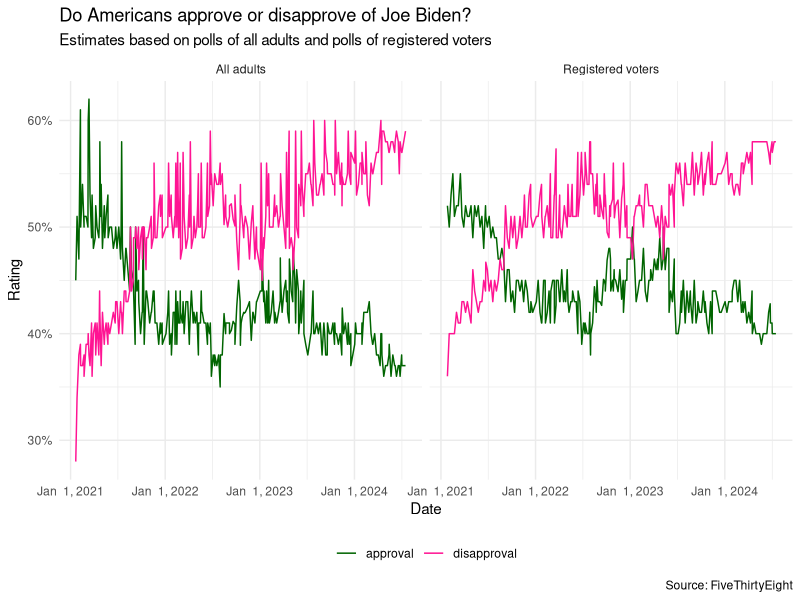
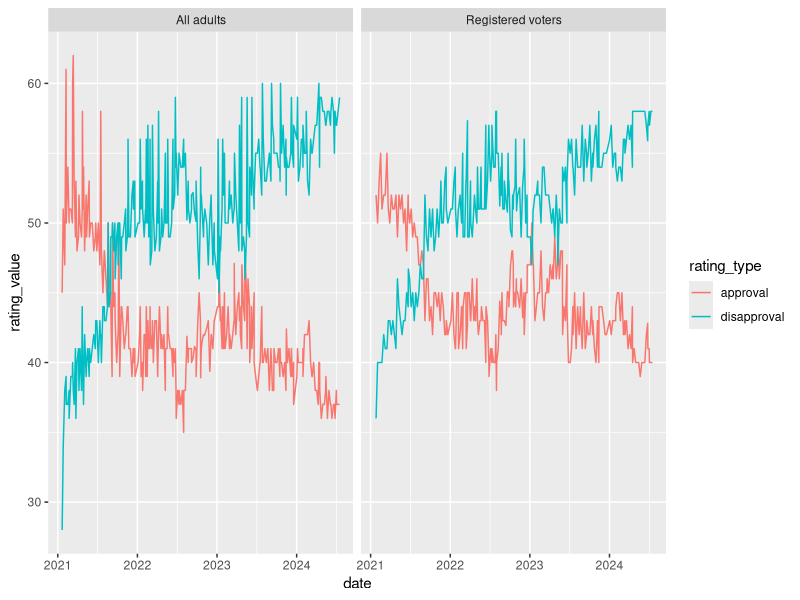
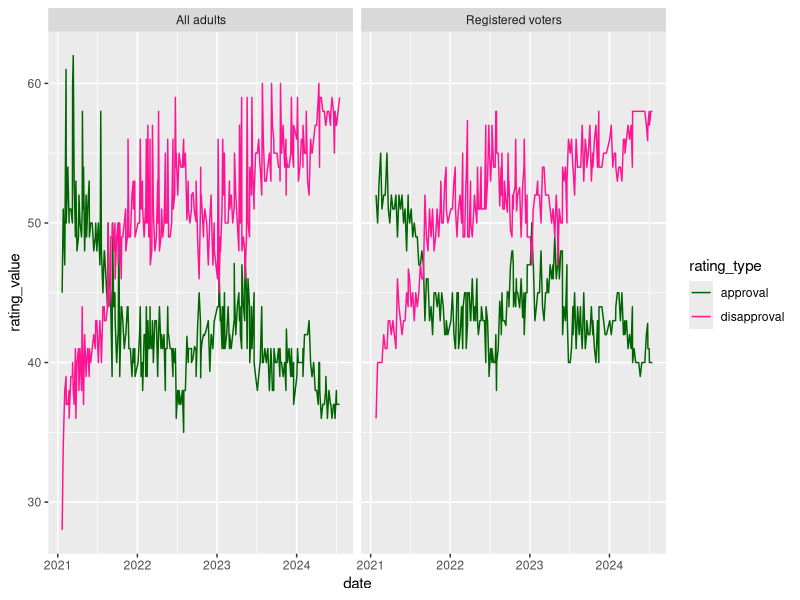
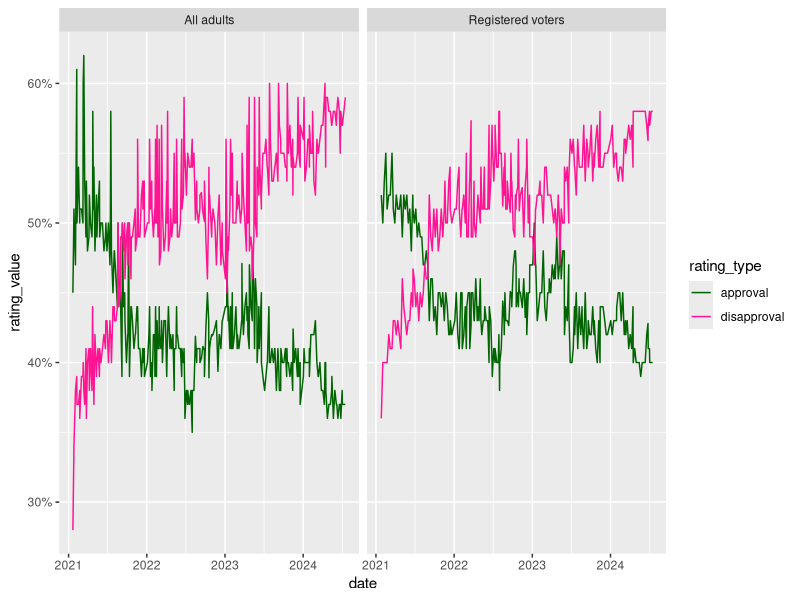
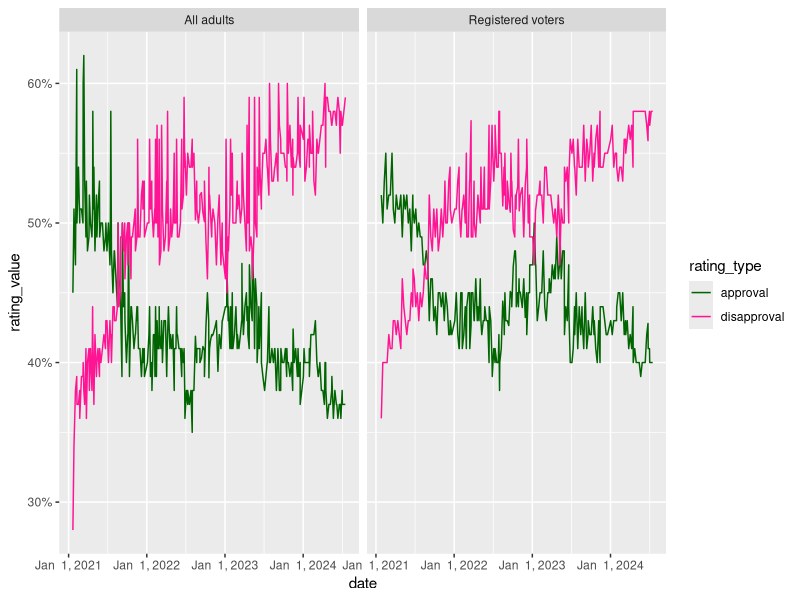
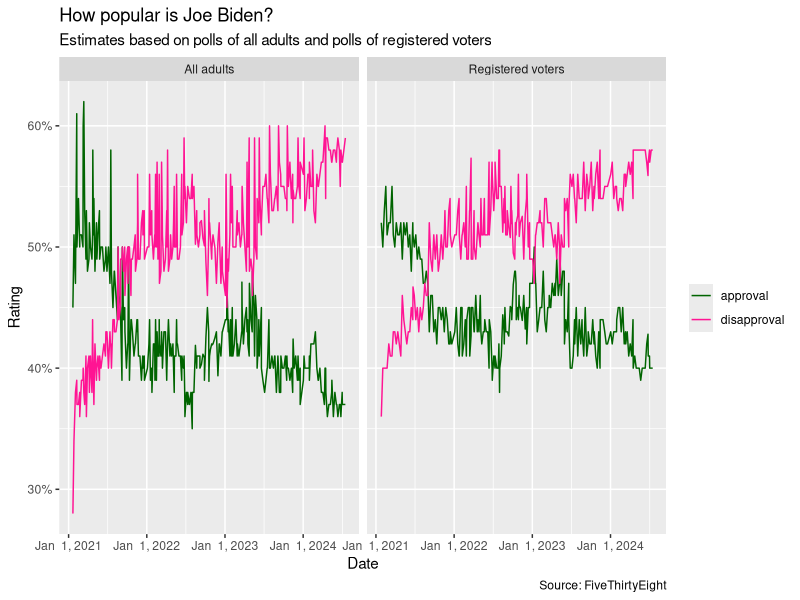
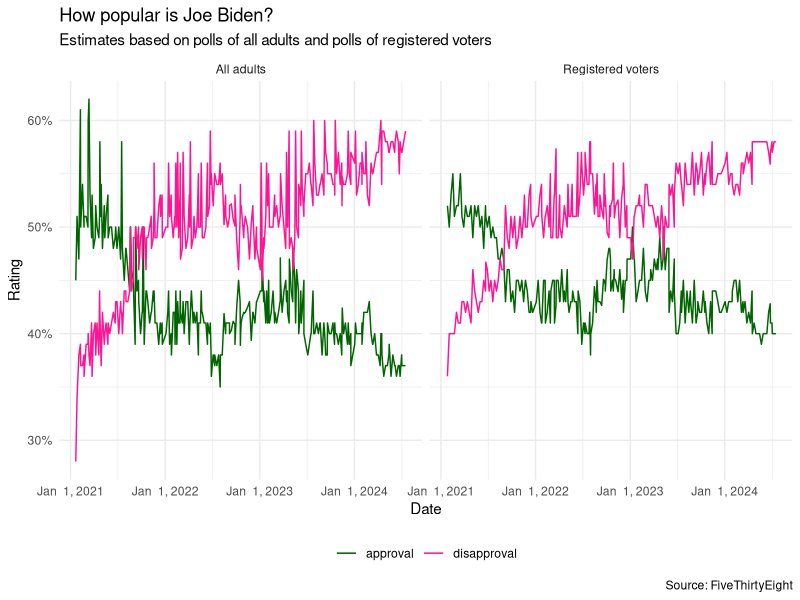

Recreate these plots in R, in order.
## ---- chunk 1
#| include: false
library(tidyverse)
library(scales)
## ---- chunk 2
#| include: false
customers <- read_csv("data/sales/customers.csv")
prices <- read_csv("data/sales/prices.csv")
## ---- chunk 3
#| echo: false
customers
## ---- chunk 4
#| echo: false
customers |>
  pivot_longer(
  cols = item_1:item_3, 
  names_to = "item_no", 
  values_to = "item"
)
## ---- chunk 5
#| echo: false
customers
## ---- chunk 6
#| echo: false
customers |>
  pivot_longer(
  cols = item_1:item_3, 
  names_to = "item_no", 
  values_to = "item"
)
## ---- chunk 7
#| code-line-numbers: "|3|4|5"
purchases <- customers |>
  pivot_longer(
    cols = item_1:item_3, #<1>
    names_to = "item_no", #<2>
    values_to = "item"    #<3>
  )
## ---- chunk 8
purchases <- customers |>
  pivot_longer(
    cols = item_1:item_3,
    names_to = "item_no",
    values_to = "item"   
  )

purchases
## ---- chunk 9
prices
## ---- chunk 10
purchases |>
  left_join(prices)
## ---- chunk 11
#| code-line-numbers: "|1|2,5|3|4"
customers <- purchases |> # <1>
  pivot_wider(            # <2>
    names_from = item_no, # <3>
    values_from = item    # <4>
  )
## ---- chunk 12
#| message: false
biden <- read_csv("data/biden/biden.csv")
biden
## ---- chunk 13
#| echo: false
#| fig-asp: 0.4
#| out-width: 90%
#| fig-width: 9
biden_longer <- biden |>
  pivot_longer(
    cols = c(approval, disapproval),
    names_to = "rating_type",
    values_to = "rating_value"
  )

ggplot(
  biden_longer, 
  aes(
    x = date, 
    y = rating_value, 
    color = rating_type
    )
  ) +
  geom_line() +
  facet_wrap(~ population) +
  scale_color_manual(values = c("darkgreen", "deeppink")) +
  scale_y_continuous(labels = label_percent(scale = 1)) +
  scale_x_date(date_breaks = "1 year", date_labels = "%b %e, %Y") +
  labs(
    x = "Date",
    y = "Rating",
    color = NULL,
    title = "Do Americans approve or disapprove of Joe Biden?",
    subtitle = "Estimates based on polls of all adults and polls of registered voters",
    caption = "Source: FiveThirtyEight"
  ) +
  theme_minimal() +
  theme(legend.position = "bottom")
## ---- chunk 14
#| code-line-numbers: "|1|2,6|3|4|5|8"
biden_longer <- biden |>
  pivot_longer(
    cols = c(approval, disapproval),
    names_to = "rating_type",
    values_to = "rating_value"
  )

biden_longer
## ---- chunk 15
#| label: biden-plot-1
#| fig-show: hide
ggplot(
  biden_longer, 
  aes(
    x = date, 
    y = rating_value, 
    color = rating_type
    )
  ) +
  geom_line() +
  facet_wrap(~ population)
## ---- chunk 16
#| ref-label: biden-plot-1
#| echo: false
#| fig-asp: 0.4
#| code-line-numbers: "2|4|5|6||9|10"
## ---- chunk 17
#| fig-asp: 0.4
#| output-location: slide
#| code-line-numbers: "7"
#| out-width: 100%
#| fig-width: 8
ggplot(
  biden_longer, 
  aes(x = date, y = rating_value, color = rating_type)
  ) +
  geom_line() +
  facet_wrap(~ population) +
  scale_color_manual(values = c("darkgreen", "deeppink"))
## ---- chunk 18
#| fig-asp: 0.4
#| output-location: slide
#| code-line-numbers: "8"
#| out-width: 100%
#| fig-width: 8
ggplot(
  biden_longer, 
  aes(x = date, y = rating_value, color = rating_type)
  ) +
  geom_line() +
  facet_wrap(~ population) +
  scale_color_manual(values = c("darkgreen", "deeppink")) +
  scale_y_continuous(labels = label_percent(scale = 1))
## ---- chunk 19
#| fig-asp: 0.4
#| output-location: slide
#| code-line-numbers: "9"
#| out-width: 100%
#| fig-width: 8
ggplot(
  biden_longer, 
  aes(x = date, y = rating_value, color = rating_type)
  ) +
  geom_line() +
  facet_wrap(~ population) +
  scale_color_manual(values = c("darkgreen", "deeppink")) +
  scale_y_continuous(labels = label_percent(scale = 1)) +
  scale_x_date(date_breaks = "1 year", date_labels = "%b %e, %Y")
## ---- chunk 20
#| fig-asp: 0.4
#| output-location: slide
#| code-line-numbers: "10-17"
#| out-width: 100%
#| fig-width: 8
ggplot(
  biden_longer, 
  aes(x = date, y = rating_value, color = rating_type)
  ) +
  geom_line() +
  facet_wrap(~ population) +
  scale_color_manual(values = c("darkgreen", "deeppink")) +
  scale_y_continuous(labels = label_percent(scale = 1)) +
  scale_x_date(date_breaks = "1 year", date_labels = "%b %e, %Y") +
  labs(
    x = "Date",
    y = "Rating",
    color = NULL,
    title = "How popular is Joe Biden?",
    subtitle = "Estimates based on polls of all adults and polls of registered voters",
    caption = "Source: FiveThirtyEight"
  )
## ---- chunk 21
#| fig-asp: 0.5
#| output-location: slide
#| code-line-numbers: "18-19"
#| out-width: 100%
#| fig-width: 8
ggplot(
  biden_longer, 
  aes(x = date, y = rating_value, color = rating_type)
  ) +
  geom_line() +
  facet_wrap(~ population) +
  scale_color_manual(values = c("darkgreen", "deeppink")) +
  scale_y_continuous(labels = label_percent(scale = 1)) +
  scale_x_date(date_breaks = "1 year", date_labels = "%b %e, %Y") +
  labs(
    x = "Date",
    y = "Rating",
    color = NULL,
    title = "How popular is Joe Biden?",
    subtitle = "Estimates based on polls of all adults and polls of registered voters",
    caption = "Source: FiveThirtyEight"
  ) +
  theme_minimal() +
  theme(legend.position = "bottom")
